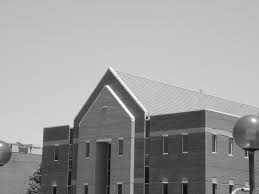
%> input picture i2.jpg, 259 x 194 px
$ octave Gaussian_and_Salt_pepper_plot.m   (GNU Octave 9; MATLAB toolbox functions it lacks are replaced by stand-ins)
%> lines starting %> are read from the running program, lines starting %| are printed output that depends on the picture
### psnr.m
function PSNR = psnr(distImg, origImg)

            origImg = double(origImg);
            distImg = double(distImg);

            [M N] = size(origImg);
            error = origImg - distImg;
            MSE = sum(sum(error .* error)) / (M * N);

            if(MSE > 0)
            PSNR = 10*log(255*255/MSE) / log(10);
            else
            PSNR = 99;
            end

end

### Gaussian_and_Salt_pepper_plot.m

     clear all;
     close all;
     clc;
    zh = imread('i2.jpg');
%> zh is the input picture: size 194x259x3 uint8; min 7, max 255, mean 155.5
     zh1= rgb2gray(zh);
     j1 = imnoise(zh1,'gaussian',0, 0.01);
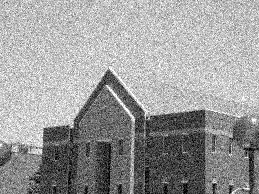
%> j1: size 194x259 uint8; min 0, max 255, mean 155.2
     j2 = imnoise(zh1,'gaussian',0, 0.02);
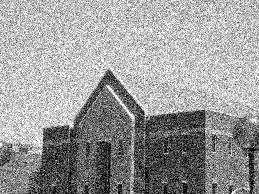
%> j2: size 194x259 uint8; min 0, max 255, mean 155.1
     j3 = imnoise(zh1,'gaussian',0, 0.03);
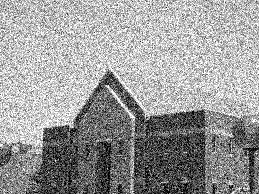
%> j3: size 194x259 uint8; min 0, max 255, mean 154.7

      j11 = imnoise(zh1,'salt & pepper', 0.01);
      j22 = imnoise(zh1,'salt & pepper', 0.02);
      j33 = imnoise(zh1,'salt & pepper', 0.03);

    k1 = filter2(fspecial('average', 3), j1)/255;
    k2 = filter2(fspecial('average', 3), j2)/255;
    k3 = filter2(fspecial('average', 3), j3)/255;

     k11 = filter2(fspecial('average', 3), j11)/255;
     k22 = filter2(fspecial('average', 3), j22)/255;
     k33 = filter2(fspecial('average', 3), j33)/255;

    l1= medfilt2(j1, [3 3]);
    l2 = medfilt2(j2, [3 3]);
    l3 = medfilt2(j3, [3 3]);

    l11= medfilt2(j11, [3 3]);
    l22 = medfilt2(j22, [3 3]);
    l33 = medfilt2(j33, [3 3]);

    m1= wiener2(j1, [3 3]);
    m2= wiener2(j2, [3 3]);
    m3= wiener2(j3, [3 3]);

     m11= wiener2(j11, [3 3]);
     m22= wiener2(j22, [3 3]);
     m33= wiener2(j33, [3 3]);

   [psnrj1]=psnr(j1,zh1);
%> in psnr, `MSE = sum(sum(error .* error)) / (M * N);`: MSE = 639.1
%> in psnr, `PSNR = 10*log(255*255/MSE) / log(10);`: PSNR = 20.08
%> psnrj1 = 20.08
   [psnrj2]=psnr(j2,zh1);
%> in psnr (call 2), `error = origImg - distImg;`:
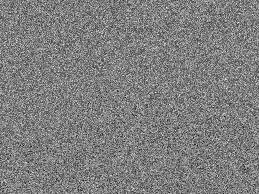
%> error: size 194x259 double; min -145, max 147, mean 0.4; drawn with min black and max white
%> in psnr (call 2), `MSE = sum(sum(error .* error)) / (M * N);`: MSE = 1197.2
%> in psnr (call 2), `PSNR = 10*log(255*255/MSE) / log(10);`: PSNR = 17.35
%> psnrj2 = 17.35
   [psnrj3]=psnr(j3,zh1);
%> in psnr (call 3), `error = origImg - distImg;`:
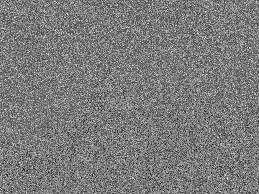
%> error: size 194x259 double; min -165, max 178, mean 0.8; drawn with min black and max white
%> in psnr (call 3), `MSE = sum(sum(error .* error)) / (M * N);`: MSE = 1720
%> in psnr (call 3), `PSNR = 10*log(255*255/MSE) / log(10);`: PSNR = 15.78
%> psnrj3 = 15.78

    [psnrj11]=psnr(j11,zh1);
%> psnrj11 = 25.33
    [psnrj22]=psnr(j22,zh1);
%> psnrj22 = 22.2
    [psnrj33]=psnr(j33,zh1);
%> in psnr (call 6), `error = origImg - distImg;`:
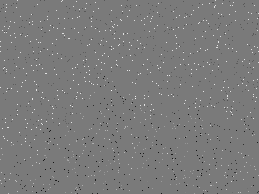
%> error: size 194x259 double; min -235, max 255, mean 0.9; drawn with min black and max white
%> in psnr (call 6), `MSE = sum(sum(error .* error)) / (M * N);`: MSE = 584.8
%> in psnr (call 6), `PSNR = 10*log(255*255/MSE) / log(10);`: PSNR = 20.46
%> psnrj33 = 20.46

   [psnrk1]=psnr(k1,zh1);
%> psnrk1 = 3.82
   [psnrk2]=psnr(k2,zh1);
%> psnrk2 = 3.82
   [psnrk3]=psnr(k3,zh1);
%> psnrk3 = 3.82

      [psnrk11]=psnr(k11,zh1);
%> psnrk11 = 3.82
    [psnrk22]=psnr(k22,zh1);
%> psnrk22 = 3.82
    [psnrk33]=psnr(k33,zh1);
%> psnrk33 = 3.82

   [psnrl1]=psnr(l1,zh1);
%> in psnr (call 13), `error = origImg - distImg;`:
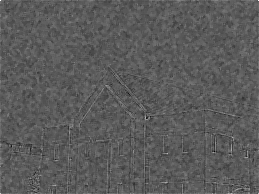
%> error: size 194x259 double; min -103, max 187, mean 0.7; drawn with min black and max white
%> in psnr (call 13), `MSE = sum(sum(error .* error)) / (M * N);`: MSE = 162.8
%> in psnr (call 13), `PSNR = 10*log(255*255/MSE) / log(10);`: PSNR = 26.02
%> psnrl1 = 26.02
   [psnrl2]=psnr(l2,zh1);
%> psnrl2 = 23.65
   [psnrl3]=psnr(l3,zh1);
%> psnrl3 = 22.1

     [psnrl11]=psnr(l11,zh1);
%> psnrl11 = 31.96
   [psnrl22]=psnr(l22,zh1);
%> psnrl22 = 32.14
   [psnrl33]=psnr(l33,zh1);
%> psnrl33 = 31.93

   [psnrm1]=psnr(m1,zh1);
%> psnrm1 = 27.04
   [psnrm2]=psnr(m2,zh1);
%> psnrm2 = 24.46
   [psnrm3]=psnr(m3,zh1);
%> psnrm3 = 22.95

    [psnrm11]=psnr(m11,zh1);
%> psnrm11 = 25.96
   [psnrm22]=psnr(m22,zh1);
%> psnrm22 = 23.41
   [psnrm33]=psnr(m33,zh1);
%> psnrm33 = 22.09


   % [9 lines of commented-out code are left out]

  x= [1:3];
    y= [psnrk1,psnrk2,psnrk3];
%> y = [3.82 3.82 3.82]
    z= [psnrl3, psnrl3,psnrl3];
%> z = [22.1 22.1 22.1]
    t= [psnrm1,psnrm2,psnrm3];
%> t = [27.04 24.46 22.95]

    yy= [psnrk11,psnrk22,psnrk33];
%> yy = [3.82 3.82 3.82]
    zz= [psnrl33, psnrl33,psnrl33];
%> zz = [31.93 31.93 31.93]
    tt= [psnrm11,psnrm22,psnrm33]
%> tt = [25.96 23.41 22.09]

   y1= plot(x,y);  hold all;
    y11= plot(x,yy);  hold all;
   z1= plot(x,z); hold all;
    z11= plot(x,zz); hold all;
   t1= plot(x,t);hold all;


    t11= plot(x,tt);hold all;


    set(y1, 'color', 'red', 'lineWidth', 2);
     set(y11, 'color', 'red', 'lineWidth', 2, 'LineStyle', '- -');
    set(z1, 'color', 'green', 'lineWidth', 2);
     set(z11, 'color', 'green', 'lineWidth', 2, 'LineStyle', '- -');
    set(t1, 'color', 'blue', 'lineWidth', 2);
        set(t11, 'color', 'blue', 'lineWidth', 2, 'LineStyle', '- -');

    legend('G.S.Average Filter','S.P.Average Filter','G.S. Median Filter',' S.P.Median Filter','G.S.Weiner Filter','S.P.Weiner Filter');


   xlabel('Digital Images'), ylabel('PSNR'), title('Gaussian noise(G.S.) And Salt & Pepper noise(S.P.) with filters');

$ run again, with i1.jpg copied over i2.jpg
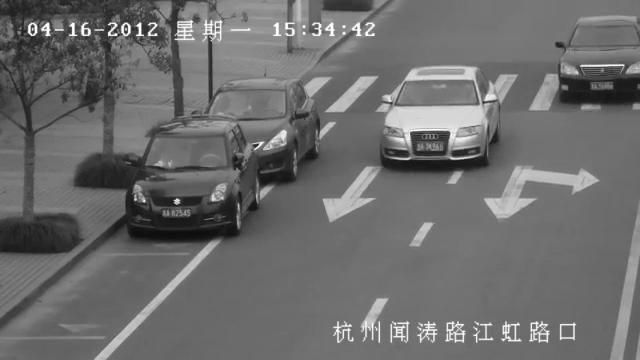
%> input picture i1.jpg, 640 x 360 px
%> zh is the input picture: size 360x640 uint8; min 12, max 255, mean 108.7
%> MSE = 638.8
%> PSNR = 20.08
%> psnrj2 = 17.12
%> psnrj3 = 15.44
%> psnrj11 = 25.53
%> psnrj22 = 22.64
%> psnrj33 = 20.9
%> psnrk1 = 7.04
%> in psnr (call 13), `error = origImg - distImg;`:
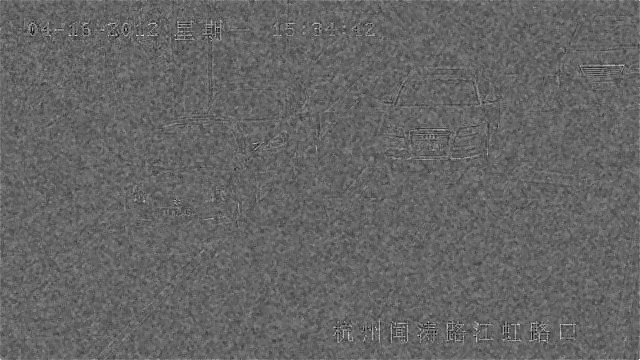
%> error: size 360x640 double; min -101, max 154, mean 0.3; drawn with min black and max white
%> MSE = 153.4
%> PSNR = 26.27
%> in psnr (call 14), `error = origImg - distImg;`:
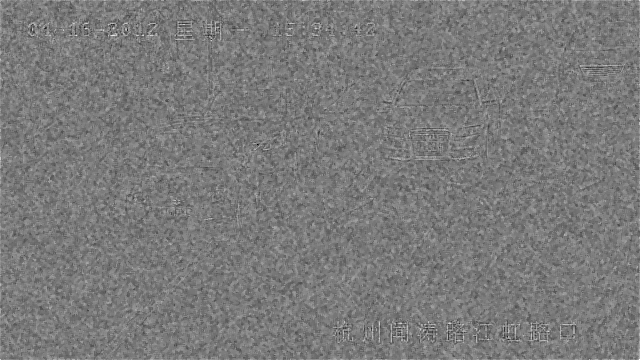
%> error: size 360x640 double; min -142, max 154, mean 0.4; drawn with min black and max white
%> MSE = 265.9
%> PSNR = 23.88
%> psnrl3 = 22.35
%> psnrl11 = 32.58
%> psnrl22 = 32.5
%> psnrl33 = 32.4
%> psnrm1 = 27.1
%> psnrm2 = 24.22
%> psnrm3 = 22.58
%> psnrm11 = 26.37
%> psnrm22 = 24.13
%> psnrm33 = 22.93
%> y = [7.04 7.04 7.04]
%> z = [22.35 22.35 22.35]
%> t = [27.1 24.22 22.58]
%> yy = [7.04 7.04 7.04]
%> zz = [32.4 32.4 32.4]
%> tt = [26.37 24.13 22.93]
